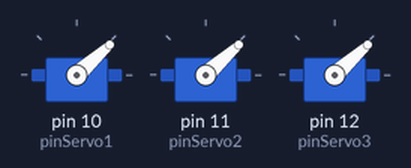
A sketch run on a simulated Arduino Uno, built with avr-gcc and run on an emulated ATmega328P. On the bench: 3 × servo.

Above: at 0.1 s.
At 2.1 s:
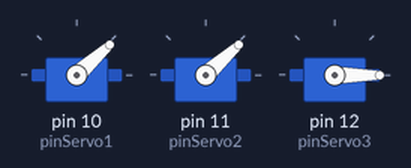
Timing chart, 0 to 3.6 s (numbered marks = the images above):
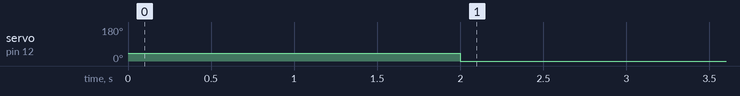

The sketch:

servo.ino
```cpp
#include <Servo.h>

// creadion del los objetos servo
Servo myservo1;
Servo myservo2;
Servo myservo3;

int deg = 42;  // grados a abrir los servos

// piner para los servos
int pinServo1 = 10;
int pinServo2 = 11;
int pinServo3 = 12;

// Definir las variables para el control del tiempo
unsigned long tiempoInicio1 = 0;
unsigned long tiempoInicio2 = 0;
unsigned long tiempoInicio3 = 0;
const unsigned long tiempoDeseado = 2000;  // Tiempo deseado en milisegundos (2 segundos)

void servo(int valor) {
  while (true) {
    // si valor = 1
    if (valor == 1) {
      myservo1.write(deg);
      tiempoInicio1 = millis();  // Almacenar el tiempo actual
      valor++;
    }
    // Si han pasado 2 segundos desde que se presionó el botón 1, volver al estado inicial
    if (millis() - tiempoInicio1 >= tiempoDeseado) {
      myservo1.write(0);
      return;
    }

    // si valor = 2
    if (valor == 2) {
      myservo2.write(deg);
      tiempoInicio2 = millis();  // Almacenar el tiempo actual
      valor++;
    }
    // Si han pasado 2 segundos desde que se presionó el botón 2, volver al estado inicial
    if (millis() - tiempoInicio2 >= tiempoDeseado) {
      myservo2.write(0);
      return;
    }


    // si valor = 3
    if (valor == 3) {
      myservo3.write(deg);
      tiempoInicio3 = millis();  // Almacenar el tiempo actual
      valor++;
    }
    // Si han pasado 2 segundos desde que se presionó el botón 2, volver al estado inicial
    if (millis() - tiempoInicio3 >= tiempoDeseado) {
      myservo3.write(0);
      return;
    }
  }
}

void setup() {
  myservo1.attach(pinServo1);
  myservo2.attach(pinServo2);
  myservo3.attach(pinServo3);


  // se llama a la funcion servo con valor 1,2,3 para mover los respectivos servos.
  servo(1);
}

void loop() {
  //BCSPN
}
```

Measured:
- by itself, servo on pin 12 (pinServo3): 42° → 0° at 2.0 s
